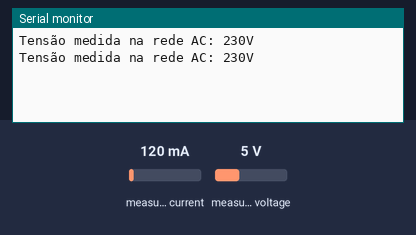
A sketch run on a simulated Arduino Uno, built with avr-gcc and run on an emulated ATmega328P. On the bench: the last lines printed to the serial monitor. Inputs (shaded band) come from the test bench; at power-on: measured voltage 5 V, measured current 120 mA.

Above: at 2.1 s.
2.2 s: measured voltage set to 0.3 V
At 3.4 s:
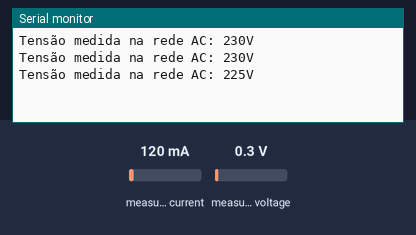
3.8 s: measured voltage set to 3.8 V
At 3.8 s:
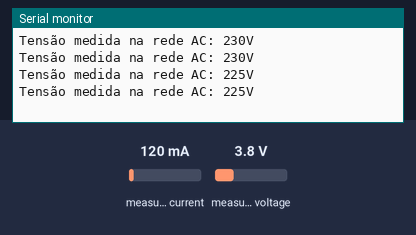
Timing chart, 0 to 6.8 s (numbered marks = the images above; inputs shaded):
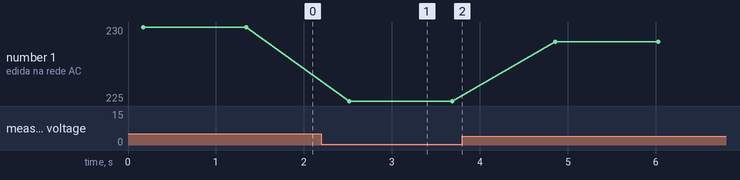

The sketch:

CalibagemZMPT101b.ino
```cpp
 #include "EmonLib.h" //INCLUSÃO DE BIBLIOTECA

#define VOLT_CAL 335.2 //VALOR DE CALIBRAÇÃO (DEVE SER AJUSTADO EM PARALELO COM UM MULTÍMETRO)

EnergyMonitor emon1; //CRIA UMA INSTÂNCIA

void setup(){
  Serial.begin(9600); //INICIALIZA A SERIAL
  emon1.voltage(3, VOLT_CAL, 1.7); //PASSA PARA A FUNÇÃO OS PARÂMETROS (PINO ANALÓGIO / VALOR DE CALIBRAÇÃO / MUDANÇA DE FASE)
}

void loop(){
  emon1.calcVI(17,2000); //FUNÇÃO DE CÁLCULO (17 SEMICICLOS, TEMPO LIMITE PARA FAZER A MEDIÇÃO)

  float supplyVoltage   = emon1.Vrms; //VARIÁVEL RECEBE O VALOR DE TENSÃO RMS OBTIDO

  Serial.print("Tensão medida na rede AC: "); //IMPRIME O TEXTO NA SERIAL
  Serial.print(supplyVoltage, 0); //IMPRIME NA SERIAL O VALOR DE TENSÃO MEDIDO E REMOVE A PARTE DECIMAL
  Serial.println("V"); //IMPRIME O TEXTO NA SERIAL
  delay(1000);
}
```

Measured:
- after the input at 2.2 s, the serial monitor: prints a new line after 0.32 s (image 1)
- plotted number 1: 230 → 225 after the input at 2.2 s, 225 → 229 after the input at 3.8 s
